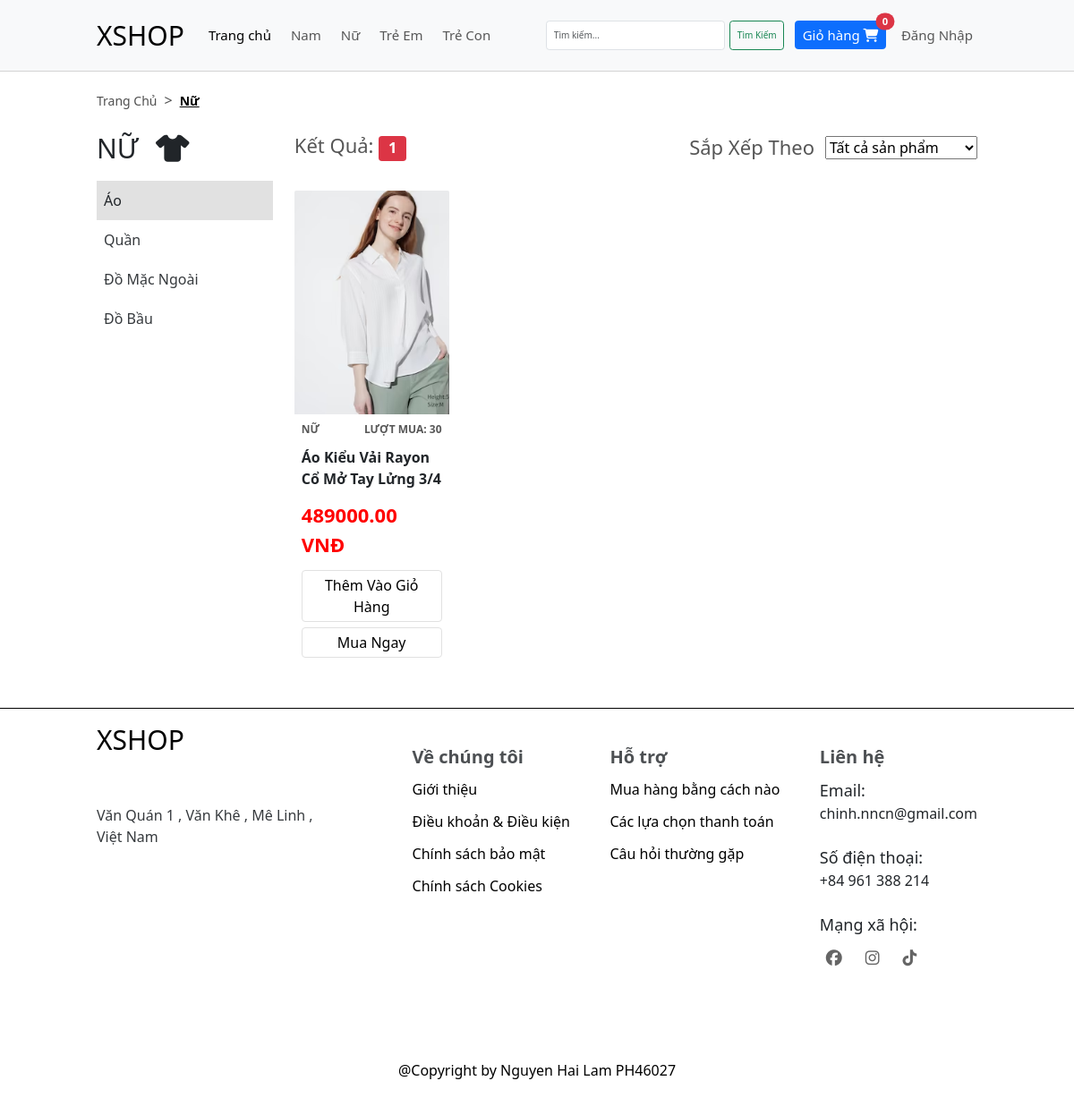
The page /?url=loc&maLoai=2 on the database its author committed.
### tables this page shows
CREATE TABLE `loai` (
  `maLoai` int(11) NOT NULL,
  `tenLoai` varchar(255) NOT NULL
);

CREATE TABLE `danh_muc` (
  `maDanhMuc` int(11) NOT NULL,
  `tenDanhMuc` varchar(255) NOT NULL,
  `maLoai` int(11) NOT NULL
);

CREATE TABLE `san_pham` (
  `maSanPham` int(11) NOT NULL,
  `tenSanPham` varchar(255) NOT NULL,
  `gia` decimal(20,2) NOT NULL,
  `soLuong` int(11) NOT NULL,
  `anh` varchar(255) NOT NULL,
  `moTa` text NOT NULL,
  `luotMua` int(11) NOT NULL DEFAULT 0,
  `trangThai` bit(1) NOT NULL,
  `maDanhMuc` int(11) NOT NULL
);

### app/models/pdo.php (called while the page is built, shortened)
<?php
    function getConnect() {
        try {
            $connect = new PDO(
                "mysql:host=" . DB_HOST .
                ";dbname=" . DB_DATABASE .
                ";charset=" . DB_CHARSET,
                DB_USERNAME,
                DB_PASSWORD
            );
            $connect -> setAttribute(PDO::ATTR_ERRMODE, PDO::ERRMODE_EXCEPTION);
            return $connect;
        }
        catch(PDOException $e) {
            echo "Loi ket noi den database " . $e -> getMessage();
        }
    }
    function getData($sql, $getAll = true) {
        try {
            $connect = getConnect();
            $stmt = $connect -> prepare($sql);
            $stmt -> execute();
        }
        catch(PDOException $e) {
            echo "loi cau lenh: $sql";
        }
        finally {
            unset($connect);
        }
        if($getAll) {
            return $stmt -> fetchAll();
        }
        return $stmt -> fetch();
    }
?>

### app/models/LoaiModel.php (called while the page is built, shortened)
<?php
    require_once "pdo.php";
    function getAllLoai() {
        $sql = "SELECT * FROM loai ORDER BY maLoai";
        return getData($sql);
    }
    function getLoaiID($maLoai) {
        $sql = "SELECT * FROM loai WHERE maLoai = $maLoai";
        return getData($sql,false);
    }
?>

### app/controllers/HomeController.php (called while the page is built, shortened)
<?php
    require_once MODELS_URL . "LoaiModel.php";
    require_once MODELS_URL . "ProductsModel.php";
    require_once MODELS_URL . "DanhMucModel.php";
    function loc() {
        $maLoai = $_GET["maLoai"];
        $loai = getLoaiID($maLoai);
        if(getDanhMucMaLoai($maLoai)) {
            $listDanhMuc = getDanhMucMaLoai($maLoai);
            $maDanhMuc = $listDanhMuc[0]["maDanhMuc"];
            $products = getShowProductsDanhMuc($maDanhMuc);
            $filter = 1;
        }
        include VIEWS_URL . "home/loc.php";
    }
?>

### app/models/DanhMucModel.php (called while the page is built, shortened)
<?php
    require_once "pdo.php";
    function getDanhMucMaLoai($maLoai) {
        $sql = "SELECT * FROM danh_muc WHERE maLoai = $maLoai";
        return getData($sql);
    }
?>

### app/models/ProductsModel.php (called while the page is built, shortened)
<?php
    require_once "pdo.php";
    function getShowProductsDanhMuc($maDanhMuc) {
        $sql = "SELECT A.*, B.tenDanhMuc, C.tenLoai FROM san_pham A
                JOIN danh_muc B ON A.maDanhMuc = B.maDanhMuc
                JOIN loai C ON B.maLoai = C.maLoai
                WHERE A.maDanhMuc = $maDanhMuc AND A.trangThai = 1";
        return getData($sql);
    }
?>

### app/views/home/loc.php (the view, shortened to what this page needs)
<link rel="stylesheet" href="<?php echo CSS_URL ?>loc.css">
<div class="body">
    <div class="grid wide">
        <div class="directional">
            <a href="?" class="directional-page">Trang chủ</a><span class="directional-icon">></span>
            <a href="#" class="directional-page directional-page--active disabled"><?php echo $loai["tenLoai"]?></a>
        </div>
        <div class="container">
            <div class="type-products">
                <h1 class="type-products_heading">
                    <?php echo $loai["tenLoai"]?>
                    <i class="fa-solid fa-shirt type-products_icon"></i>
                </h1>
                <div class="type-products_items">
                    <?php if(isset($listDanhMuc)) : ?>
                        <?php foreach($listDanhMuc as $danhmuc) : ?>
                        <a
                            class="type-products_item <?php echo $danhmuc["maDanhMuc"] == $maDanhMuc ? 'type-products_item--active disabled' : '' ?>"
                            href="?url=loc&maLoai=<?php echo $maLoai ?>&maDanhMuc=<?php echo $danhmuc["maDanhMuc"]?>"
                        >
                            <?php echo $danhmuc["tenDanhMuc"]?>
                        </a>
                        <?php endforeach ?>
                    <?php endif ?>
                </div>
            </div>
            <div class="filter-products">
                <div class="filter-products_top">
                    <h1 class="filter-text">
                        Kết Quả:
                        <span class="badge bg-danger">
                                <?php echo isset($products) ? count($products) : 0 ?>
                        </span>
                    </h1>
                    <?php if(isset($products) && $products) :?>
                        <form
                            action="?url=loc&maLoai=<?php echo $maLoai ?? '' ?>&maDanhMuc=<?php echo $maDanhMuc ?? '' ?>"
                            method="post"
                            class="form-filter"
                        >
                            <p class="filter-text">Sắp Xếp Theo</p>
                            <select name="filter-type" id="" class="filter-options">
                                <option value="1" <?php echo isset($filter) ? ($filter == 1 ? 'selected' : '') : ''?>>Tất cả sản phẩm</option>
                            </select>
                        </form>
                    <?php endif ?>
                </div>
                <div class="products grid">
                    <div class="row">
                        <?php
                            $soCot = 'l-3';
                            include VIEWS_URL . "products/index.php";
                        ?>
                    </div>
                </div>
            </div>
        </div>
    </div>
</div>

### includes/header.php (shortened to what this page needs)
<?php
    require_once MODELS_URL . "LoaiModel.php";
    $listLoai = getAllLoai();
?>
<!DOCTYPE html>
<html lang="en">
<head>
    <link href="https://cdn.jsdelivr.net/npm/bootstrap@5.3.2/dist/css/bootstrap.min.css" rel="stylesheet">
    <link rel="stylesheet" href="https://cdnjs.cloudflare.com/ajax/libs/font-awesome/6.5.1/css/all.min.css" />
    <link rel="stylesheet" href="<?php echo CSS_URL ?>grid.css">
    <link rel="stylesheet" href="<?php echo CSS_URL ?>style.css">
</head>
<body>
    <div class="main">
        <div class="header">
            <nav class="navbar navbar-expand-lg bg-body-tertiary">
                <div class="container-fluid grid wide">
                    <a class="navbar-brand header-logo" href="?">XSHOP</a>
                    <div class="collapse navbar-collapse" id="navbarSupportedContent">
                        <ul class="navbar-nav me-auto mb-2 mb-lg-0">
                            <li class="nav-item">
                                <a class="nav-link active" aria-current="page" href="?">Trang chủ</a>
                            </li>
                            <?php foreach($listLoai as $loai) : ?>
                                <li class="nav-item">
                                    <a class="nav-link" href="?url=loc&maLoai=<?php echo $loai["maLoai"] ?>"><?php echo $loai["tenLoai"]?></a>
                                </li>
                            <?php endforeach ?>
                        </ul>
                        <div class="d-flex">
                            <form action="" method="get" class="d-flex" role="search">
                                <input
                                    class="form-control-custom form-control me-2"
                                    type="search"
                                    placeholder="Tìm kiếm..."
                                    aria-label="Search"
                                    name="keyword"
                                >
                                <button class="btn btn-outline-success" type="submit">Tìm Kiếm</button>
                            </form>
                            <form action="?url=giohang" method="post">
                                <button type="submit" class="btn btn-primary position-relative header-cart-btn nav-item">
                                    Giỏ hàng
                                    <i class="fa-solid fa-cart-shopping"></i>
                                    <span class="position-absolute top-0 start-100 translate-middle badge rounded-pill bg-danger">
                                    0
                                    </span>
                                </button>
                            </form>
                            <ul class="header-navbar-nav-custom navbar-nav me-auto mb-2 mb-lg-0">
                                <?php if(!isset($_COOKIE["maUser"]) || $user["quyen"] !== 0) :?>
                                    <li class="nav-item">
                                        <a class="nav-link" href="?url=dangnhap">Đăng Nhập</a>
                                    </li>
                                <?php endif ?>
                            </ul>
                        </div>
                    </div>
                </div>
            </nav>
        </div>

### app/views/products/index.php
<?php if(isset($products)) : ?>
    <?php foreach($products as $product) : ?>
        <div class="col <?php echo $soCot ?>">
            <div class="product">
                <div class="product-img_wrap">
                    <div class="product-img" style="background-image: url('<?php echo IMAGES_URL . $product["anh"] ?>');"></div>
                </div>
                <div class="product-bottom">
                    <div class="product-features">
                        <p class="product-feature"><?php echo $product["tenLoai"]?></p>
                        <p class="product-feature">LƯỢT MUA: <?php echo $product["luotMua"]?></p>
                    </div>
                    <div class="product-title"><?php echo $product["tenSanPham"]?></div>
                    <div class="product-price"><?php echo $product["gia"]?> vnđ</div>
                    <div class="product-buttons">
                        <a href="#!" class="product-button product-button_add">Thêm Vào Giỏ Hàng</a>
                        <a href="?url=chitietsp&maSanPham=<?php echo $product["maSanPham"]?>" class="product-button">Mua Ngay</a>
                    </div>
                </div>
            </div>
        </div>
    <?php endforeach ?>
<?php endif ?>

### assets/css/grid.css (style rules this page uses)
.grid { width: 100%; display: block; padding: 0; }
.grid.wide { max-width: 1200px; margin: 0 auto; }
.row { display: flex; flex-wrap: wrap; margin-left: -4px; margin-right: -4px; }
.col { padding-left: 4px; padding-right: 4px; }
@media (min-width: 740px) { .row { margin-left: -8px; margin-right: -8px; } }
@media (min-width: 740px) { .col { padding-left: 8px; padding-right: 8px; } }
@media (min-width: 1113px) { .row { margin-left: -12px; margin-right: -12px; } }
@media (min-width: 1113px) { .col { padding-left: 12px; padding-right: 12px; } }
@media (min-width: 1113px) { .l-1, .l-2, .l-2-4, .l-3, .l-4, .l-5, .l-6, .l-7, .l-8, .l-9, .l-10, .l-11, .l-12 { display: block; } }
@media (min-width: 1113px) { .l-3 { flex: 0 0 25%; max-width: 25%; } }
@media (min-width: 1024px) and (max-width: 1239px) { .wide { width: 984px; } }
@media (min-width: 1024px) and (max-width: 1239px) { .wide .row { margin-left: -12px; margin-right: -12px; } }
@media (min-width: 1024px) and (max-width: 1239px) { .wide .col { padding-left: 12px; padding-right: 12px; } }
@media (min-width: 1024px) and (max-width: 1239px) { .wide .l-1, .wide .l-2, .wide .l-2-4, .wide .l-3, .wide .l-4, .wide .l-5, .wide .l-6, .wide .l-7, .wide .l-8, .wide .l-9, .wide .l-10, .wide .l-11, .wide .l-12 { display: block; } }
@media (min-width: 1024px) and (max-width: 1239px) { .wide .l-3 { flex: 0 0 25%; max-width: 25%; } }

### assets/css/style.css (style rules this page uses)
* { margin: 0; padding: 0; box-sizing: border-box; }
html { font-size: 62.5%; }
button, body { font-size: 1.6rem; }
:root { --primary-color: #f7f7f7; --active-color: #e1e1e1; --header-height: 80px; }
.disabled { pointer-events: none; user-select: none; }
.header { height: var(--header-height); display: flex; align-items: center; position: fixed; top: 0; right: 0; left: 0; width: 100%; z-index: 99; border-bottom: 1px solid #d3d3d3; }
.navbar { flex: 1; height: 100%; }
.container-fluid { height: 100%; }
.header-logo { display: inline-block; font-size: 3rem; }
.form-control-custom { width: 200px; }
.nav-item { margin-left: 12px; font-size: 1.5rem; }
.body { padding-bottom: 40px; margin-top: calc(var(--header-height) + 20px); min-height: 600px; }
.container { padding: 0; margin: 0; display: flex; padding-top: 24px; }
.directional { display: flex; align-items: center; }
.directional-page { font-size: 1.4rem; display: inline-block; text-decoration: none; color: #505050; text-transform: capitalize; }
.directional-page--active { color: #000; font-weight: 600; user-select: none; text-decoration: underline; }
.directional-icon { margin-left: 8px; margin-right: 8px; color: #505050; }
.products { margin-top: 20px; border-radius: 2px; }
.product { margin-top: 12px; }
.product-img_wrap { width: 100%; height: 250px; }
.product-img { border-top-right-radius: 2px; border-top-left-radius: 2px; height: 100%; background-size: cover; background-position: center; }
.product-bottom { padding: 0 8px 16px; }
.product-features { display: flex; justify-content: space-between; margin-top: 8px; color: #585858; font-weight: 650; font-size: 1.2rem; }
.product-feature { text-transform: uppercase; }
.product-title { height: 48px; font-size: 1.6rem; font-weight: 600; display: -webkit-box; -webkit-line-clamp: 2; -webkit-box-orient: vertical; overflow: hidden; text-transform: capitalize; }
.product-price { margin-top: 12px; font-size: 2.2rem; color: red; font-weight: 650; user-select: none; text-transform: uppercase; }
.product-buttons { margin-top: 12px; }
.product-button { border-radius: 4px; padding: 4px; display: block; text-decoration: none; color: #000; border: 1px solid var(--active-color); text-align: center; }
.product-button + .product-button { margin-top: 6px; }

### assets/css/loc.css (style rules this page uses)
.type-products { width: 20%; }
.filter-products { width: 80%; padding-left: 24px; }
.type-products_heading { font-size: 3rem; text-transform: uppercase; }
.type-products_icon { margin-left: 12px; }
.type-products_items { margin-top: 18px; }
.type-products_item { display: block; color: inherit; text-decoration: none; padding: 10px 8px; text-align: left; opacity: 0.9; transition: all linear 0.1s; }
.type-products_item--active { background-color: #e1e1e1; opacity: 1; }
.filter-products_top { display: flex; justify-content: space-between; align-items: center; }
.filter-text { font-size: 2.2rem; font-weight: 500; color: #565656; margin-bottom: 0; }
.form-filter { display: flex; align-items: center; }
.filter-options { margin-left: 12px; }

### rows shown on the page
loai: tenLoai "Nam"
loai: tenLoai "Nữ", tenLoai "NỮ"
loai: tenLoai "Trẻ Em"
loai: tenLoai "Trẻ Con"
danh_muc: tenDanhMuc "Áo"
danh_muc: tenDanhMuc "Quần"
danh_muc: tenDanhMuc "Đồ Mặc Ngoài"
danh_muc: tenDanhMuc "Đồ Bầu"
san_pham: anh (picture), loai.tenLoai "NỮ", luotMua "30", tenSanPham "Áo Kiểu Vải Rayon Cổ Mở Tay Lửng 3/4", gia "489000.00"

### other values the page prints
count($products) "1"
